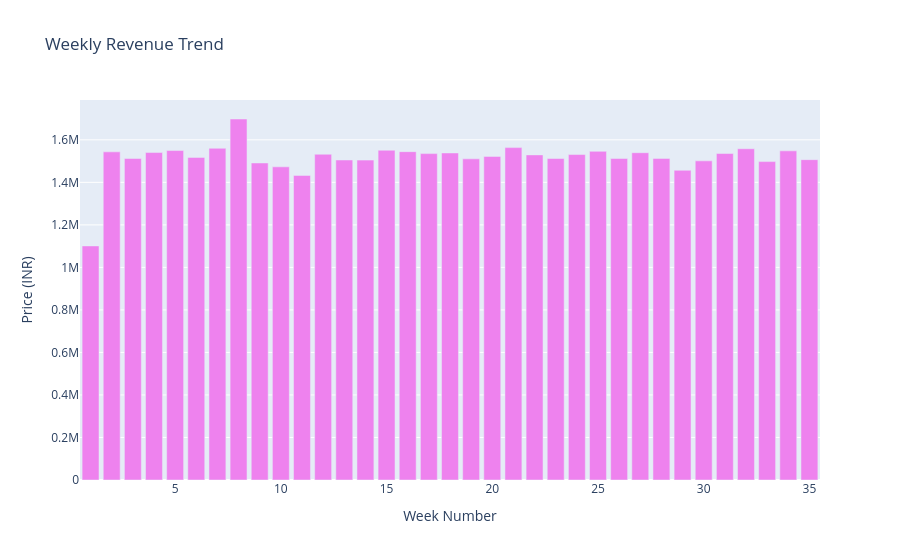

Notebook code cell kept with this figure:
### Markdown cell above
### Weekly Trend Analysis

### Code cell
df["Week Number"] = pd.to_datetime(df["Order Date"]).dt.isocalendar().week

weekly_revenue = (
    df.groupby("Week Number")["Price (INR)"]
    .sum()
    .reset_index()
)

# bar chart
fig = px.bar(
    weekly_revenue,
    x = "Week Number",
    y = "Price (INR)",
    title = "Weekly Revenue Trend",
    color_discrete_sequence = ["violet"]
)
fig.show()

### Figure 1 — Plotly figure (JSON) as saved in the notebook; plotly's stock layout.template omitted (floating-point values rounded to 4 significant figures)
{"data": [{"hovertemplate": "Week Number=%{x}<br>Price (INR)=%{y}<extra></extra>", "legendgroup": "", "marker": {"color": "violet", "pattern": {"shape": ""}}, "name": "", "orientation": "v", "showlegend": false, "textposition": "auto", "type": "bar", "x": [1, 2, 3, 4, 5, 6, 7, 8, 9, 10, 11, 12, 13, 14, 15, 16, 17, 18, 19, 20, 21, 22, 23, 24, 25, 26, 27, 28, 29, 30, 31, 32, 33, 34, 35], "xaxis": "x", "y": [1101000.0, 1543000.0, 1512000.0, 1540000.0, 1550000.0, 1517000.0, 1560000.0, 1698000.0, 1491000.0, 1473000.0, 1433000.0, 1532000.0, 1505000.0, 1505000.0, 1551000.0, 1544000.0, 1535000.0, 1538000.0, 1511000.0, 1522000.0, 1563000.0, 1529000.0, 1512000.0, 1531000.0, 1546000.0, 1512000.0, 1539000.0, 1513000.0, 1457000.0, 1501000.0, 1536000.0, 1558000.0, 1498000.0, 1548000.0, 1507000.0], "yaxis": "y"}], "layout": {"barmode": "relative", "legend": {"tracegroupgap": 0}, "title": {"text": "Weekly Revenue Trend"}, "xaxis": {"anchor": "y", "domain": [0, 1], "title": {"text": "Week Number"}}, "yaxis": {"anchor": "x", "domain": [0, 1], "title": {"text": "Price (INR)"}}}}
